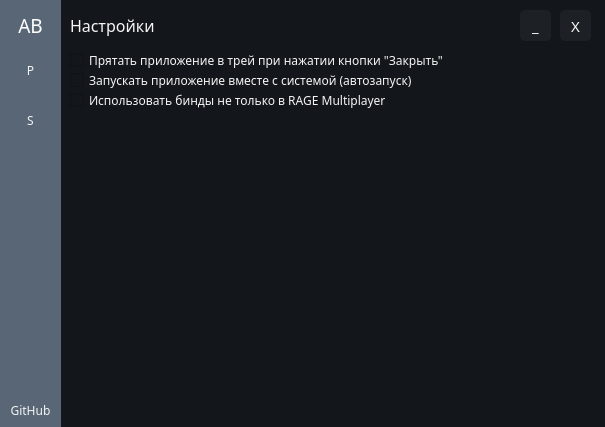
<?xml version="1.0" encoding="UTF-8"?>
<ui version="4.0">
 <class>MainWindow</class>
 <widget class="QMainWindow" name="MainWindow">
  <property name="enabled">
   <bool>true</bool>
  </property>
  <property name="geometry">
   <rect>
    <x>0</x>
    <y>0</y>
    <width>605</width>
    <height>427</height>
   </rect>
  </property>
  <property name="windowTitle">
   <string>Главное меню</string>
  </property>
  <property name="styleSheet">
   <string notr="true">QWidget {
   background-color: #13171c;
   color: #f5f5f5;
   font-family:  Rubik;
}

QLineEdit {
	border: 2px solid #cfcfcf;
	border-radius: 4px;
}

QPushButton {
    background-color: #1d2024;
	border: none;
 	border-collapse: separate;
	border-radius: 5px;
}

QPushButton::disabled {
    background-color: #202024;
}

QPushButton::hover {
    background-color: #222a33;
}

QPushButton::pressed {
    background-color: #1d2329;
}

QListWidget {
	border: 2px solid #cfcfcf;
	border-radius: 7px;
}</string>
  </property>
  <property name="unifiedTitleAndToolBarOnMac">
   <bool>false</bool>
  </property>
  <widget class="QWidget" name="mainWidget">
   <property name="styleSheet">
    <string notr="true"/>
   </property>
   <widget class="QPushButton" name="closeButton">
    <property name="geometry">
     <rect>
      <x>560</x>
      <y>10</y>
      <width>31</width>
      <height>31</height>
     </rect>
    </property>
    <property name="font">
     <font>
      <family>Rubik</family>
      <pointsize>11</pointsize>
     </font>
    </property>
    <property name="styleSheet">
     <string notr="true"/>
    </property>
    <property name="text">
     <string>X</string>
    </property>
   </widget>
   <widget class="QPushButton" name="minimizeButton">
    <property name="geometry">
     <rect>
      <x>520</x>
      <y>10</y>
      <width>31</width>
      <height>31</height>
     </rect>
    </property>
    <property name="font">
     <font>
      <family>Rubik</family>
      <pointsize>11</pointsize>
     </font>
    </property>
    <property name="styleSheet">
     <string notr="true"/>
    </property>
    <property name="text">
     <string>_</string>
    </property>
   </widget>
   <widget class="QWidget" name="navigationWidget" native="true">
    <property name="geometry">
     <rect>
      <x>0</x>
      <y>0</y>
      <width>61</width>
      <height>431</height>
     </rect>
    </property>
    <property name="styleSheet">
     <string notr="true">QWidget {
   background-color: #586675;
}

QPushButton::hover {
   background-color: #505d6b;
}

QPushButton::pressed {
   background-color: #44515e;
}</string>
    </property>
    <widget class="QPushButton" name="profilesButton">
     <property name="geometry">
      <rect>
       <x>10</x>
       <y>50</y>
       <width>41</width>
       <height>41</height>
      </rect>
     </property>
     <property name="text">
      <string>P</string>
     </property>
    </widget>
    <widget class="QPushButton" name="settingsButton">
     <property name="geometry">
      <rect>
       <x>10</x>
       <y>100</y>
       <width>41</width>
       <height>41</height>
      </rect>
     </property>
     <property name="text">
      <string>S</string>
     </property>
    </widget>
    <widget class="QLabel" name="title">
     <property name="geometry">
      <rect>
       <x>0</x>
       <y>0</y>
       <width>61</width>
       <height>51</height>
      </rect>
     </property>
     <property name="font">
      <font>
       <family>Rubik</family>
       <pointsize>14</pointsize>
      </font>
     </property>
     <property name="layoutDirection">
      <enum>Qt::LeftToRight</enum>
     </property>
     <property name="styleSheet">
      <string notr="true">color: #ffffff;</string>
     </property>
     <property name="text">
      <string>AB</string>
     </property>
     <property name="alignment">
      <set>Qt::AlignCenter</set>
     </property>
    </widget>
    <widget class="QPushButton" name="adButton">
     <property name="geometry">
      <rect>
       <x>0</x>
       <y>400</y>
       <width>61</width>
       <height>21</height>
      </rect>
     </property>
     <property name="styleSheet">
      <string notr="true"/>
     </property>
     <property name="text">
      <string>GitHub</string>
     </property>
    </widget>
   </widget>
   <widget class="QWidget" name="settingsWidget" native="true">
    <property name="enabled">
     <bool>true</bool>
    </property>
    <property name="geometry">
     <rect>
      <x>60</x>
      <y>0</y>
      <width>541</width>
      <height>431</height>
     </rect>
    </property>
    <property name="styleSheet">
     <string notr="true"/>
    </property>
    <widget class="QLabel" name="settingsTitle">
     <property name="geometry">
      <rect>
       <x>10</x>
       <y>10</y>
       <width>111</width>
       <height>31</height>
      </rect>
     </property>
     <property name="font">
      <font>
       <family>Rubik</family>
       <pointsize>12</pointsize>
      </font>
     </property>
     <property name="text">
      <string>Настройки</string>
     </property>
    </widget>
    <widget class="QCheckBox" name="trayCheckbox">
     <property name="geometry">
      <rect>
       <x>10</x>
       <y>50</y>
       <width>511</width>
       <height>21</height>
      </rect>
     </property>
     <property name="text">
      <string>Прятать приложение в трей при нажатии кнопки &quot;Закрыть&quot;</string>
     </property>
    </widget>
    <widget class="QCheckBox" name="autorunCheckbox">
     <property name="geometry">
      <rect>
       <x>10</x>
       <y>70</y>
       <width>511</width>
       <height>21</height>
      </rect>
     </property>
     <property name="text">
      <string>Запускать приложение вместе с системой (автозапуск)</string>
     </property>
    </widget>
    <widget class="QCheckBox" name="nameCheckbox">
     <property name="geometry">
      <rect>
       <x>10</x>
       <y>90</y>
       <width>511</width>
       <height>21</height>
      </rect>
     </property>
     <property name="text">
      <string>Использовать бинды не только в RAGE Multiplayer</string>
     </property>
    </widget>
   </widget>
   <widget class="QWidget" name="profilesWidget" native="true">
    <property name="enabled">
     <bool>true</bool>
    </property>
    <property name="geometry">
     <rect>
      <x>60</x>
      <y>0</y>
      <width>541</width>
      <height>431</height>
     </rect>
    </property>
    <property name="styleSheet">
     <string notr="true"/>
    </property>
    <widget class="QPushButton" name="createProfileButton">
     <property name="geometry">
      <rect>
       <x>470</x>
       <y>80</y>
       <width>60</width>
       <height>60</height>
      </rect>
     </property>
     <property name="font">
      <font>
       <family>Rubik</family>
       <pointsize>14</pointsize>
      </font>
     </property>
     <property name="styleSheet">
      <string notr="true"/>
     </property>
     <property name="text">
      <string>N</string>
     </property>
    </widget>
    <widget class="QPushButton" name="editProfileButton">
     <property name="enabled">
      <bool>false</bool>
     </property>
     <property name="geometry">
      <rect>
       <x>470</x>
       <y>150</y>
       <width>60</width>
       <height>60</height>
      </rect>
     </property>
     <property name="font">
      <font>
       <family>Rubik</family>
       <pointsize>14</pointsize>
      </font>
     </property>
     <property name="styleSheet">
      <string notr="true"/>
     </property>
     <property name="text">
      <string>E</string>
     </property>
    </widget>
    <widget class="QPushButton" name="deleteProfileButton">
     <property name="enabled">
      <bool>false</bool>
     </property>
     <property name="geometry">
      <rect>
       <x>470</x>
       <y>220</y>
       <width>60</width>
       <height>60</height>
      </rect>
     </property>
     <property name="font">
      <font>
       <family>Rubik</family>
       <pointsize>14</pointsize>
      </font>
     </property>
     <property name="styleSheet">
      <string notr="true"/>
     </property>
     <property name="text">
      <string>D</string>
     </property>
    </widget>
    <widget class="QLabel" name="profilesTitle">
     <property name="geometry">
      <rect>
       <x>10</x>
       <y>10</y>
       <width>101</width>
       <height>31</height>
      </rect>
     </property>
     <property name="font">
      <font>
       <family>Rubik</family>
       <pointsize>12</pointsize>
      </font>
     </property>
     <property name="text">
      <string>Профили</string>
     </property>
    </widget>
    <widget class="QListWidget" name="listWidget">
     <property name="enabled">
      <bool>true</bool>
     </property>
     <property name="geometry">
      <rect>
       <x>20</x>
       <y>80</y>
       <width>431</width>
       <height>321</height>
      </rect>
     </property>
     <property name="styleSheet">
      <string notr="true"/>
     </property>
    </widget>
    <widget class="QLabel" name="label">
     <property name="geometry">
      <rect>
       <x>20</x>
       <y>60</y>
       <width>111</width>
       <height>16</height>
      </rect>
     </property>
     <property name="font">
      <font>
       <family>Rubik</family>
       <pointsize>10</pointsize>
      </font>
     </property>
     <property name="text">
      <string>Ваши профили:</string>
     </property>
    </widget>
    <zorder>listWidget</zorder>
    <zorder>createProfileButton</zorder>
    <zorder>editProfileButton</zorder>
    <zorder>deleteProfileButton</zorder>
    <zorder>profilesTitle</zorder>
    <zorder>label</zorder>
   </widget>
   <zorder>profilesWidget</zorder>
   <zorder>settingsWidget</zorder>
   <zorder>minimizeButton</zorder>
   <zorder>closeButton</zorder>
   <zorder>navigationWidget</zorder>
  </widget>
 </widget>
 <resources/>
 <connections/>
</ui>
